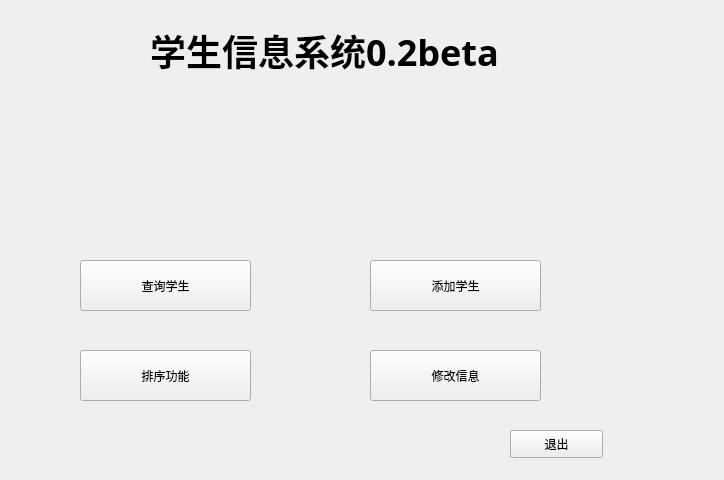
<?xml version="1.0" encoding="UTF-8"?>
<ui version="4.0">
 <class>MenuWidget</class>
 <widget class="QWidget" name="MenuWidget">
  <property name="geometry">
   <rect>
    <x>0</x>
    <y>0</y>
    <width>724</width>
    <height>480</height>
   </rect>
  </property>
  <property name="windowTitle">
   <string>Form</string>
  </property>
  <property name="styleSheet">
   <string notr="true"/>
  </property>
  <widget class="QPushButton" name="modifyButton">
   <property name="geometry">
    <rect>
     <x>370</x>
     <y>350</y>
     <width>171</width>
     <height>51</height>
    </rect>
   </property>
   <property name="text">
    <string>修改信息</string>
   </property>
  </widget>
  <widget class="QPushButton" name="addButton">
   <property name="geometry">
    <rect>
     <x>370</x>
     <y>260</y>
     <width>171</width>
     <height>51</height>
    </rect>
   </property>
   <property name="text">
    <string>添加学生</string>
   </property>
  </widget>
  <widget class="QPushButton" name="sortButton">
   <property name="geometry">
    <rect>
     <x>80</x>
     <y>350</y>
     <width>171</width>
     <height>51</height>
    </rect>
   </property>
   <property name="text">
    <string>排序功能</string>
   </property>
  </widget>
  <widget class="QPushButton" name="selectButton">
   <property name="geometry">
    <rect>
     <x>80</x>
     <y>260</y>
     <width>171</width>
     <height>51</height>
    </rect>
   </property>
   <property name="text">
    <string>查询学生</string>
   </property>
  </widget>
  <widget class="QPushButton" name="exitButton">
   <property name="geometry">
    <rect>
     <x>510</x>
     <y>430</y>
     <width>93</width>
     <height>28</height>
    </rect>
   </property>
   <property name="text">
    <string>退出</string>
   </property>
  </widget>
  <widget class="QLabel" name="label">
   <property name="geometry">
    <rect>
     <x>150</x>
     <y>-10</y>
     <width>451</width>
     <height>121</height>
    </rect>
   </property>
   <property name="font">
    <font>
     <family>仿宋</family>
     <pointsize>27</pointsize>
     <weight>75</weight>
     <bold>true</bold>
    </font>
   </property>
   <property name="text">
    <string>学生信息系统0.2beta</string>
   </property>
  </widget>
  <widget class="QLabel" name="label_2">
   <property name="geometry">
    <rect>
     <x>0</x>
     <y>0</y>
     <width>731</width>
     <height>491</height>
    </rect>
   </property>
   <property name="text">
    <string/>
   </property>
   <property name="pixmap">
    <pixmap resource="back.qrc">:/new/prefix1/background.png</pixmap>
   </property>
   <property name="scaledContents">
    <bool>true</bool>
   </property>
   <property name="wordWrap">
    <bool>false</bool>
   </property>
  </widget>
  <zorder>label_2</zorder>
  <zorder>modifyButton</zorder>
  <zorder>addButton</zorder>
  <zorder>sortButton</zorder>
  <zorder>selectButton</zorder>
  <zorder>exitButton</zorder>
  <zorder>label</zorder>
 </widget>
 <resources>
  <include location="back.qrc"/>
 </resources>
 <connections/>
</ui>
